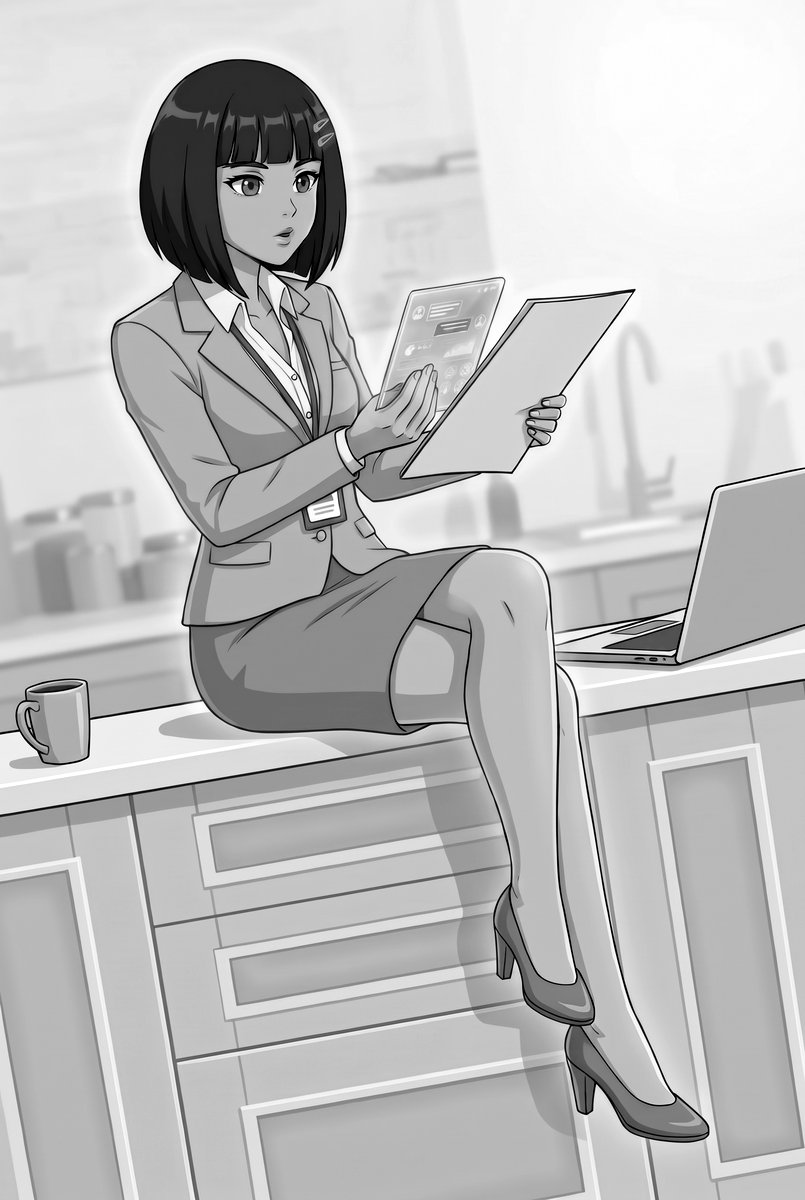
#> input picture ai/front-art/bw/siti.jpg, 805 x 1200 px, given in place of front.jpeg, which was not available
$ python uv-mask.py
#> lines starting #> are read from the running program, lines starting #| are printed output that depends on the picture; after the words box and inside, x2 and y2 are one past the last pixel; in counts of white or black regions, pixels touching at a corner belong together
#!/usr/bin/env python3
"""SITI's outline on the front cover, for the spot UV mask: ai/book-cover/web/front-uv-siti.png,
opaque black where SITI is, see-through elsewhere, the same size as ai/book-cover/front.jpeg
(the glowing circle is drawn by the page, from frontRing in books.json).

Two pictures, both on this Mac (nothing is uploaded or generated):
1. ai/book-cover/front-siti-only.png, the cover's SITI on white with everyone else removed,
   gives her rough outline: everything that isn't white, with small white spots inside her
   (her shirt, light lines) filled and big ones (between her legs) left empty, shrunk by RIM
   to drop her glow. It is not an exact copy of the cover (her arm hangs a little apart), so:
2. OpenCV's GrabCut snaps that outline to the real edges in ai/book-cover/front.jpeg, within
   BAND pixels of it: deeper inside is surely her, further out surely not. So the edge, and
   gaps like the one between her hand and her skirt, follow the cover itself.
Then the outline is smoothed and left with a soft (anti-aliased) edge like a drawn shape, and
its fingerprint goes in web/index.json so browsers load the new one.

Usage: python3 tools/uv-mask.py [preview.jpg] [smooth]   (needs opencv-python-headless, numpy)
The optional preview shows the outline in red over the cover, to check it lines up.
"""
import hashlib
import json
import sys
from pathlib import Path

import cv2
import numpy as np

SRC = "ai/book-cover/front-siti-only.png"
COVER = "ai/book-cover/front.jpeg"
OUT = "ai/book-cover/web/front-uv-siti.png"
RIM = 3      # px in the SITI-only picture: her thin cyan glow
HOLE = 500   # px in the SITI-only picture: white spots inside her up to this size are filled
BAND = 24    # px in the cover: how far GrabCut may move the edge
SMOOTH = float(sys.argv[2]) if len(sys.argv) > 2 else 2  # px in the cover: how much the outline is smoothed


def disk(r):
    return cv2.getStructuringElement(cv2.MORPH_ELLIPSE, (2 * r + 1, 2 * r + 1))


def solid(mask, hole):
    """The biggest piece of mask, with enclosed spots smaller than hole filled."""
    n, lab, stats, _ = cv2.connectedComponentsWithStats(mask)
    mask = (lab == 1 + np.argmax(stats[1:, cv2.CC_STAT_AREA])).astype(np.uint8)
    n, lab, stats, _ = cv2.connectedComponentsWithStats(1 - mask)
    for i in range(1, n):
        if i != lab[0, 0] and stats[i, cv2.CC_STAT_AREA] < hole:
            mask[lab == i] = 1
    return mask


cover = cv2.imread(COVER)
#> cover is the input picture: shape (1200, 805, 3); min 0, max 255, mean 191.3
H, W = cover.shape[:2]
#> H = 1200; W = 805
src = cv2.imread(SRC)
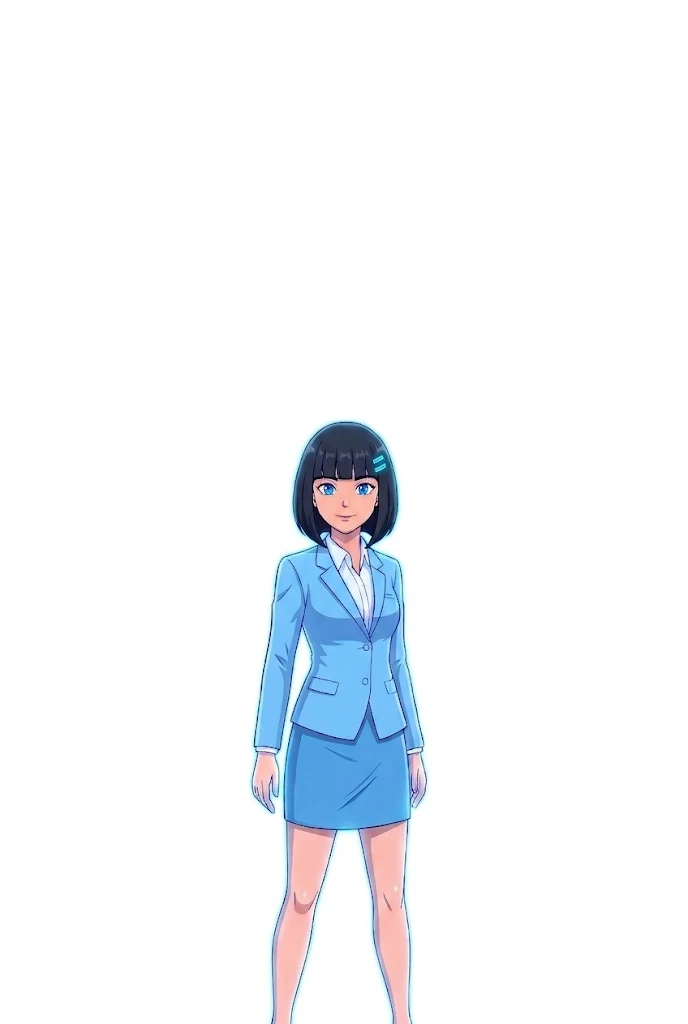
#> input picture ai/book-cover/front-siti-only.png, 688 x 1024 px, found by its file name
#> src is the input picture: shape (1024, 688, 3); mean B, G, R 249.9, 246.5, 243.5
scale = W / src.shape[1]
#> scale = 1.17

# 1. Rough outline from the SITI-only picture, at the cover's size.
grey = cv2.cvtColor(src, cv2.COLOR_BGR2GRAY)
sat = cv2.cvtColor(src, cv2.COLOR_BGR2HSV)[..., 1]
rough = solid(((grey < 235) | (sat > 40)).astype(np.uint8), HOLE)
#> in solid, `n, lab, stats, _ = cv2.connectedComponentsWithStats(mask)`:
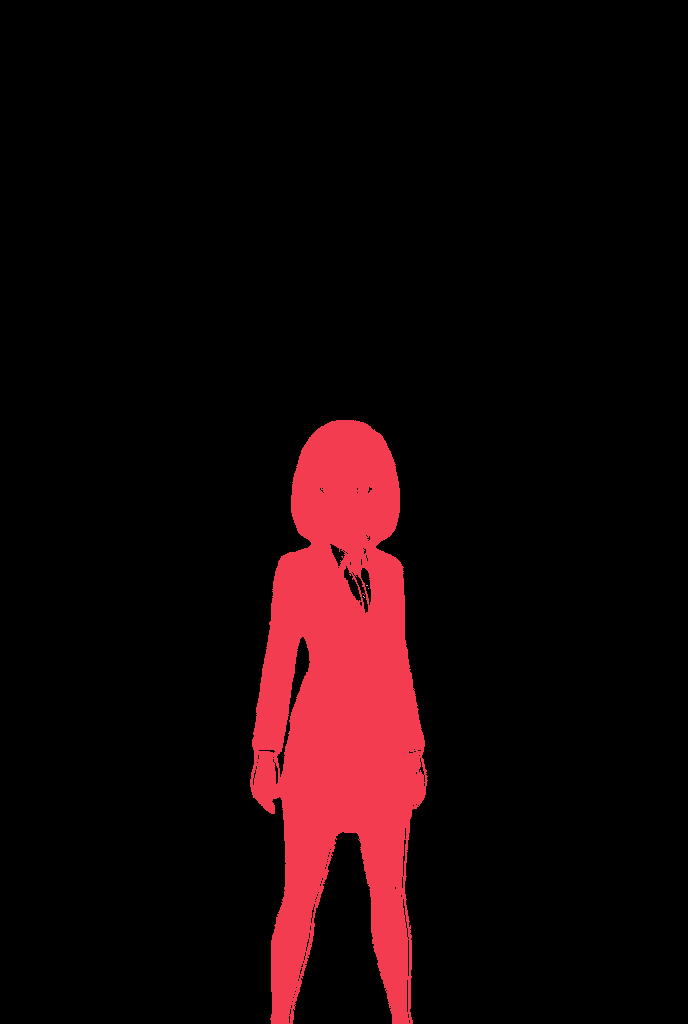
#> lab: shape (1024, 688) int32; 5 distinct labels, from 0 to 4; one colour per label, 0 black
#> in solid, `n, lab, stats, _ = cv2.connectedComponentsWithStats(mask)`: n = 5; stats = [[0, 0, 688, 1024, 639076], [250, 420, 178, 604, 65431], [366, 585, 2, 1, 2], [368, 588, 1, 1, 1], [363, 596, 2, 2, 2]]
#> in solid, `n, lab, stats, _ = cv2.connectedComponentsWithStats(mask)`: mask: shape (1024, 688); values 0 (black) and 1 (white), 9.3% white; 4 white regions (3 under 20 px), largest, box (x1, y1, x2, y2) and area: (250, 420, 428, 1024) 65431
#> in solid, `n, lab, stats, _ = cv2.connectedComponentsWithStats(1 - mask)`:
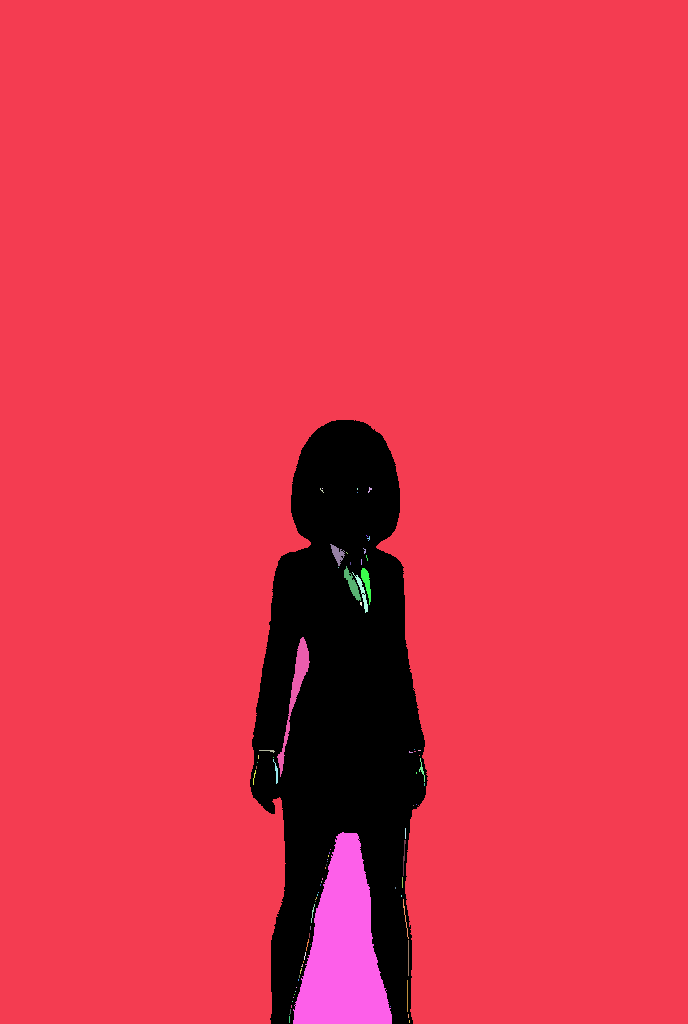
#> lab: shape (1024, 688) int32; 83 distinct labels, from 0 to 82; one colour per label, 0 black
#> in solid, `n, lab, stats, _ = cv2.connectedComponentsWithStats(1 - mask)`: n = 83; stats = 83 rows, first 6: [250, 420, 178, 604, 65431], [0, 0, 688, 1024, 625601], [368, 487, 4, 6, 11], [320, 488, 4, 5, 6], [322, 488, 1, 1, 1], [357, 488, 1, 2, 2]
#> after the loop in solid, `for i in range(1, n):`:
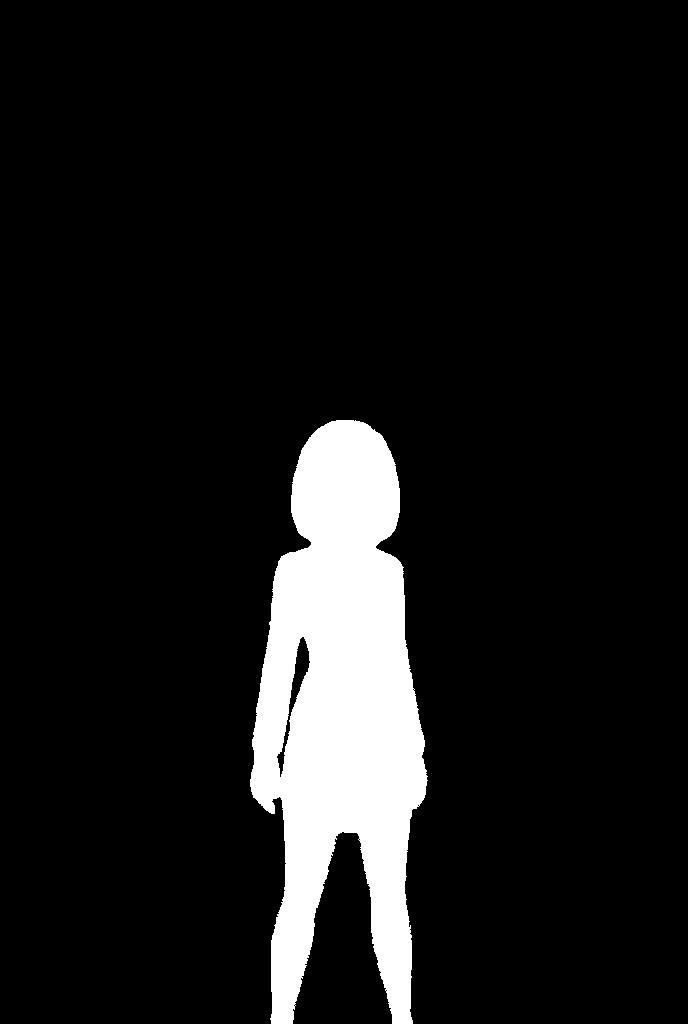
#> mask: shape (1024, 688); values 0 (black) and 1 (white), 9.5% white; 1 white region, box (x1, y1, x2, y2) and area: (250, 420, 428, 1024) 66631
rough = cv2.erode(rough, disk(RIM))
#> rough: shape (1024, 688); values 0 (black) and 1 (white), 8.5% white; 1 white region, box (x1, y1, x2, y2) and area: (253, 423, 424, 1024) 60052
rough = cv2.resize(rough * 255, (W, H), interpolation=cv2.INTER_LINEAR) >= 128
#> rough: shape (1200, 805) bool; 8.5% white; 1 white region, box (x1, y1, x2, y2) and area: (296, 496, 496, 1200) 82280

# 2. Snap it to the cover's edges.
m = np.full((H, W), cv2.GC_BGD, np.uint8)
m[cv2.dilate(rough.astype(np.uint8), disk(BAND)) > 0] = cv2.GC_PR_BGD
m[rough] = cv2.GC_PR_FGD
m[cv2.erode(rough.astype(np.uint8), disk(BAND)) > 0] = cv2.GC_FGD
ys, xs = np.nonzero(m != cv2.GC_BGD)
y0, y1, x0, x1 = ys.min(), ys.max() + 1, xs.min(), xs.max() + 1
crop = m[y0:y1, x0:x1].copy()
cv2.grabCut(cover[y0:y1, x0:x1].copy(), crop, None, np.zeros((1, 65)), np.zeros((1, 65)), 5, cv2.GC_INIT_WITH_MASK)
fg = np.zeros((H, W), np.uint8)
fg[y0:y1, x0:x1] = np.isin(crop, [cv2.GC_FGD, cv2.GC_PR_FGD])
fg = solid(fg, int(HOLE * scale * scale))

# Up to four times the size, smooth the pixel steps away, cut at the middle, then shrink back
# with averaging: a smooth outline with a soft edge.
big = cv2.resize(fg * 255, (W * 4, H * 4), interpolation=cv2.INTER_LINEAR)
big = np.where(cv2.GaussianBlur(big, (0, 0), SMOOTH * 4) >= 128, 255, 0).astype(np.uint8)
alpha = cv2.resize(big, (W, H), interpolation=cv2.INTER_AREA)
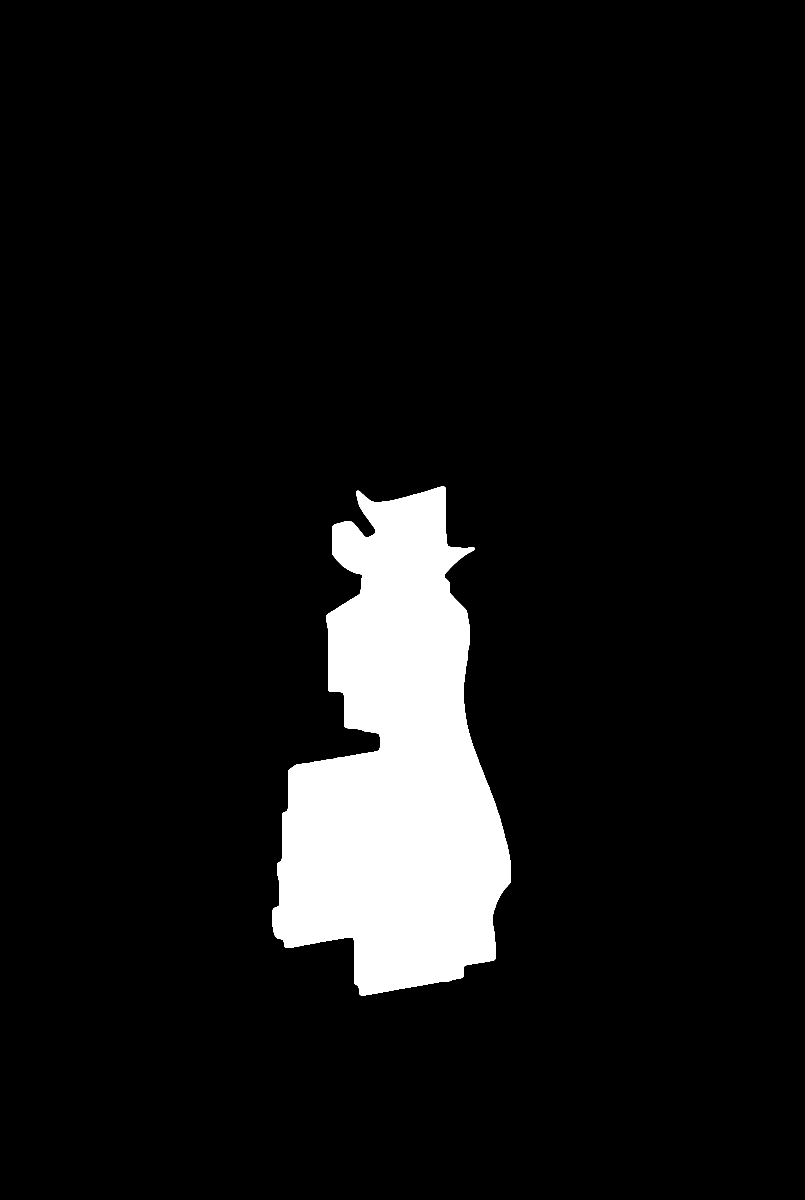
#> big: shape (4800, 3220) (shown at 1/4 size); 7.8% white; 1 white region, box (x1, y1, x2, y2) and area: (1088, 1946, 2044, 3983) 1211478

out = np.zeros((H, W, 4), np.uint8)
out[..., 3] = alpha
cv2.imwrite(OUT, out)
print(f"saved {OUT} ({W} x {H})")
#| saved ai/book-cover/web/front-uv-siti.png (805 x 1200)

# Its fingerprint in web/index.json: the pages add it to the picture's address, so a browser
# never shows an old cached mask.
index_file = Path(OUT).parent / "index.json"
index = json.loads(index_file.read_text(encoding="utf-8")) if index_file.exists() else {}
index[Path(OUT).name] = {"src": hashlib.sha1(Path(OUT).read_bytes()).hexdigest()[:12]}
index_file.write_text(json.dumps(dict(sorted(index.items())), indent=1) + "\n", encoding="utf-8")

if len(sys.argv) > 1:
    a = alpha[..., None] / 255 * 0.5
    red = np.zeros_like(cover)
    red[:] = (60, 0, 255)
    cv2.imwrite(sys.argv[1], (cover * (1 - a) + red * a).astype(np.uint8))
    print(f"preview {sys.argv[1]}")
